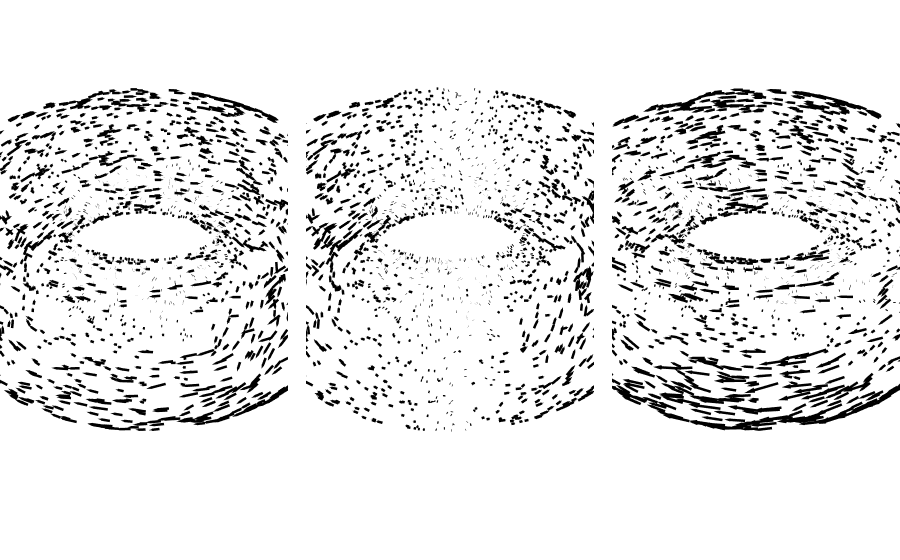

The notebook cell this image was saved under:
### Markdown cell above
## Connection Laplacian

The Levi-Civita connection defines an operator $\nabla: \mathfrak{X}(M) \to \Omega^{0,2}(M)$ from a vector field $X$ to its derivative $\nabla X$, which is a $(0,2)$-tensor. 

The composition of this map with its adjoint defines an operator $\nabla^*\nabla: \mathfrak{X}(M) \to \mathfrak{X}(M)$ called the **connection Laplacian** (or the 'Bochner' or 'rough' Laplacian). Like the Hodge Laplacian, we can diagonalise it to find 'smooth' vector fields. This is the problem addressed by 'Vector Diffusion Maps' (Singer and Wu, 2012). We can straightforwardly implement it with diffusion geometry.

### Code cell
from diffusion_geometry import DiffusionGeometry
from figures.generate_data import gen_3d_data

# Generate torus data:
n = 2000
data = gen_3d_data(kind='torus', minor_radius=1.0, major_radius=2.0, n=n, noise=0.0, seed=0)[0]

# Vector diffusion maps:
dg = DiffusionGeometry.from_point_cloud(data)
connection = dg.levi_civita.adjoint @ dg.levi_civita
eigenvalues, eigenvectors = connection.spectrum()

# Plot the first 3 eigenvectors in a single row:
fig = make_subplots(
    rows=1,
    cols=3,
    specs=[[{"type": "scene"}, {"type": "scene"}, {"type": "scene"}]],
    horizontal_spacing=0.02,
)

for k in range(3):
    fig_k = plot_quiver_3d(data, eigenvectors[k].to_ambient(), scale=0.1, camera=camera, arrow_scale=0.6)
    fig.add_traces(list(fig_k.data), rows=[1] * len(fig_k.data), cols=[k + 1] * len(fig_k.data))

scene_layout = dict(camera=camera, xaxis=dict(visible=False), yaxis=dict(visible=False), zaxis=dict(visible=False))
fig.update_layout(
    scene=scene_layout,
    scene2=scene_layout,
    scene3=scene_layout,
    margin=dict(l=0, r=0, t=0, b=0),
)

fig.show()

### Figure 1 — Plotly figure (JSON) as saved in the notebook; plotly's stock layout.template omitted (floating-point values rounded to 4 significant figures; data arrays with more than 128 entries replaced by an {"elided": "..."} marker saying what was removed)
{"data": [{"line": {"color": "black", "width": 5}, "mode": "lines", "opacity": 1, "scene": "scene", "showlegend": false, "type": "scatter3d", "x": {"elided": "6000 float values"}, "y": {"elided": "6000 float values"}, "z": {"elided": "6000 float values"}}, {"anchor": "tail", "colorscale": [[0, "black"], [1, "black"]], "opacity": 1, "scene": "scene", "showscale": false, "sizemode": "absolute", "sizeref": 0.1451, "type": "cone", "u": {"elided": "2000 float values"}, "v": {"elided": "2000 float values"}, "w": {"elided": "2000 float values"}, "x": {"elided": "2000 float values"}, "y": {"elided": "2000 float values"}, "z": {"elided": "2000 float values"}}, {"line": {"color": "black", "width": 5}, "mode": "lines", "opacity": 1, "scene": "scene2", "showlegend": false, "type": "scatter3d", "x": {"elided": "6000 float values"}, "y": {"elided": "6000 float values"}, "z": {"elided": "6000 float values"}}, {"anchor": "tail", "colorscale": [[0, "black"], [1, "black"]], "opacity": 1, "scene": "scene2", "showscale": false, "sizemode": "absolute", "sizeref": 0.1556, "type": "cone", "u": {"elided": "2000 float values"}, "v": {"elided": "2000 float values"}, "w": {"elided": "2000 float values"}, "x": {"elided": "2000 float values"}, "y": {"elided": "2000 float values"}, "z": {"elided": "2000 float values"}}, {"line": {"color": "black", "width": 5}, "mode": "lines", "opacity": 1, "scene": "scene3", "showlegend": false, "type": "scatter3d", "x": {"elided": "6000 float values"}, "y": {"elided": "6000 float values"}, "z": {"elided": "6000 float values"}}, {"anchor": "tail", "colorscale": [[0, "black"], [1, "black"]], "opacity": 1, "scene": "scene3", "showscale": false, "sizemode": "absolute", "sizeref": 0.1559, "type": "cone", "u": {"elided": "2000 float values"}, "v": {"elided": "2000 float values"}, "w": {"elided": "2000 float values"}, "x": {"elided": "2000 float values"}, "y": {"elided": "2000 float values"}, "z": {"elided": "2000 float values"}}], "layout": {"margin": {"b": 0, "l": 0, "r": 0, "t": 0}, "scene": {"camera": {"center": {"x": 0, "y": 0, "z": -0.2}, "eye": {"x": 1.04, "y": -1.17, "z": 1.3}, "up": {"x": 0, "y": 0, "z": 1}}, "domain": {"x": [0, 0.32], "y": [0, 1]}, "xaxis": {"visible": false}, "yaxis": {"visible": false}, "zaxis": {"visible": false}}, "scene2": {"camera": {"center": {"x": 0, "y": 0, "z": -0.2}, "eye": {"x": 1.04, "y": -1.17, "z": 1.3}, "up": {"x": 0, "y": 0, "z": 1}}, "domain": {"x": [0.34, 0.66], "y": [0, 1]}, "xaxis": {"visible": false}, "yaxis": {"visible": false}, "zaxis": {"visible": false}}, "scene3": {"camera": {"center": {"x": 0, "y": 0, "z": -0.2}, "eye": {"x": 1.04, "y": -1.17, "z": 1.3}, "up": {"x": 0, "y": 0, "z": 1}}, "domain": {"x": [0.68, 1], "y": [0, 1]}, "xaxis": {"visible": false}, "yaxis": {"visible": false}, "zaxis": {"visible": false}}}}
